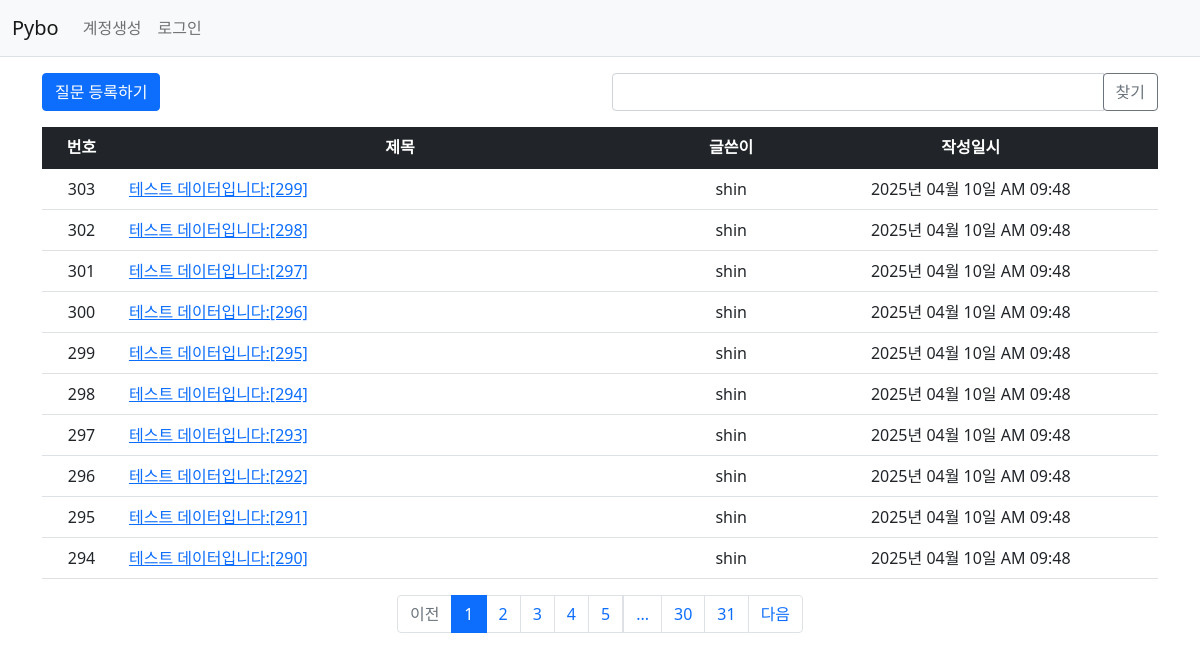
Page /question/list/ on the committed database.
### pybo/models.py (models this page shows)
class Question(db.Model):
    id = db.Column(db.Integer, primary_key=True)
    subject = db.Column(db.String(200), nullable=False)
    content = db.Column(db.Text(), nullable=False)
    create_date = db.Column(db.DateTime(), nullable=False)
    user_id = db.Column(db.Integer, db.ForeignKey('user.id', ondelete='CASCADE'), nullable=False)
    user = db.relationship('User', backref=db.backref('question_set'))
    modify_date = db.Column(db.DateTime(), nullable=True)
    voter = db.relationship('User', secondary=question_voter, backref=db.backref('question_voter_set'))

class User(db.Model):
    id = db.Column(db.Integer, primary_key=True)
    username = db.Column(db.String(150), unique=True, nullable=False)
    password = db.Column(db.String(200), nullable=False)
    email = db.Column(db.String(120), unique=True, nullable=False)

### pybo/views/question_views.py (the view, shortened to what this page needs)
@bp.route('/list/')
def _list():
    page = request.args.get('page', type=int, default=1)
    kw = request.args.get('kw', type=str, default='')
    question_list = Question.query.order_by(Question.create_date.desc())
    question_list = question_list.paginate(page=page, per_page=10)
    return render_template('question/question_list.html', question_list=question_list, page=page, kw=kw)

### pybo/filter.py (called while the page is built)
def format_datetime(value, fmt='%Y년 %m월 %d일 %p %I:%M'):
    return value.strftime(fmt)

### pybo/templates/question/question_list.html (shortened to what this page needs)
{% extends 'base.html' %}
{% block content %}
<div class="container my-3">
    <div class="row my-3">
        <div class="col-6">
            <a href="{{ url_for('question.create') }}" class="btn btn-primary">질문 등록하기</a>
        </div>
        <div class="col-6">
            <div class="input-group">
                <input type="text" id="search_kw" class="form-control" value="{{ kw or '' }}">
                <div class="input-group-append">
                    <button class="btn btn-outline-secondary" type="button" id="btn_search">찾기</button>
                </div>
            </div>
        </div>
    </div>
    <table class="table">
        <thead>
        <tr class="text-center table-dark">
            <th>번호</th>
            <th style="width:50%">제목</th>
            <th>글쓴이</th>
            <th>작성일시</th>
        </tr>
        </thead>
        <tbody>
        {% if question_list %}
        {% for question in question_list.items %}
        <tr class="text-center">
            <td>{{ question_list.total - ((question_list.page-1) * question_list.per_page) - loop.index0 }}</td>
            <td class="text-start">
                <a href="{{ url_for('question.detail', question_id=question.id) }}">{{ question.subject }}</a>
            </td>
            <td>{{ question.user.username }}</td>
            <td>{{ question.create_date | datetime }}</td>
        </tr>
        {% endfor %}
        {% else %}
        <tr>
            <td colspan="3">질문이 없습니다.</td>
        </tr>
        {% endif %}
        </tbody>
    </table>
     <ul class="pagination justify-content-center">
        {% if question_list.has_prev %}
        <li class="page-item">
            <a class="page-link" data-page="{{ question_list.prev_num }}" href="javascript:void(0)">이전</a>
        </li>
        {% else %}
        <li class="page-item disabled">
            <a class="page-link" tabindex="-1" aria-disabled="true" href="javascript:void(0)">이전</a>
        </li>
        {% endif %}
        {% for page_num in question_list.iter_pages() %}
        {% if page_num %}
        {% if page_num != question_list.page %}
        <li class="page-item">
            <a class="page-link" data-page="{{ page_num }}" href="javascript:void(0)">{{ page_num }}</a>
        </li>
        {% else %}
        <li class="page-item active" aria-current="page">
            <a class="page-link" href="javascript:void(0)">{{ page_num }}</a>
        </li>
        {% endif %}
        {% else %}
        <li class="disabled">
            <a class="page-link" href="javascript:void(0)">...</a>
        </li>
        {% endif %}
        {% endfor %}
        {% if question_list.has_next %}
        <li class="page-item">
            <a class="page-link" data-page="{{ question_list.next_num }}" href="javascript:void(0)">다음</a>
        </li>
        {% else %}
        <li class="page-item disabled">
            <a class="page-link" tabindex="-1" aria-disabled="true" href="javascript:void(0)">다음</a>
        </li>
        {% endif %}
    </ul>
</div>
{% endblock %}

### pybo/templates/base.html (shortened to what this page needs)
<!doctype html>
<html lang="ko">
<head>
    <link rel="stylesheet" href="{{ url_for('static', filename='bootstrap.min.css') }}">
    <link rel="stylesheet" href="{{ url_for('static', filename='style.css') }}">
</head>
<body>
{% include "navbar.html" %}
{% block content %}
{% endblock %}
</body>
</html>

### pybo/templates/navbar.html (shortened to what this page needs)
<nav class="navbar navbar-expand-lg navbar-light bg-light border-bottom">
    <div class="container-fluid">
        <a class="navbar-brand" href="{{ url_for('main.index') }}">Pybo</a>
        <div class="collapse navbar-collapse" id="navbarSupportedContent">
            {% if g.user %}
            <ul class="navbar-nav">
                <li class="nav-item ">
                    <a class="nav-link" href="{{ url_for('auth.logout') }}">{{ g.user.username }} (로그아웃)</a>
                </li>
            </ul>
            {% else %}
            <ul class="navbar-nav me-auto mb-2 mb-lg-0">
                <li class="nav-item">
                    <a class="nav-link" href="{{ url_for('auth.signup') }}">계정생성</a>
                </li>
                <li class="nav-item">
                    <a class="nav-link" href="{{ url_for('auth.login') }}">로그인</a>
                </li>
            </ul>
            {% endif %}
        </div>
    </div>
</nav>

### rows in the picture
Question: total "303", subject "테스트 데이터입니다:[299]", user.username "shin", create_date "2025년 04월 10일 AM 09:48"
Question: total "302", subject "테스트 데이터입니다:[298]", user.username "shin", create_date "2025년 04월 10일 AM 09:48"
Question: total "301", subject "테스트 데이터입니다:[297]", user.username "shin", create_date "2025년 04월 10일 AM 09:48"
Question: total "300", subject "테스트 데이터입니다:[296]", user.username "shin", create_date "2025년 04월 10일 AM 09:48"
Question: total "299", subject "테스트 데이터입니다:[295]", user.username "shin", create_date "2025년 04월 10일 AM 09:48"
Question: total "298", subject "테스트 데이터입니다:[294]", user.username "shin", create_date "2025년 04월 10일 AM 09:48"
Question: total "297", subject "테스트 데이터입니다:[293]", user.username "shin", create_date "2025년 04월 10일 AM 09:48"
Question: total "296", subject "테스트 데이터입니다:[292]", user.username "shin", create_date "2025년 04월 10일 AM 09:48"
Question: total "295", subject "테스트 데이터입니다:[291]", user.username "shin", create_date "2025년 04월 10일 AM 09:48"
Question: total "294", subject "테스트 데이터입니다:[290]", user.username "shin", create_date "2025년 04월 10일 AM 09:48"

### other values in the picture
{{ page_num }} "1"
{{ page_num }} "2" "3" "4" "5" "30" "31"
